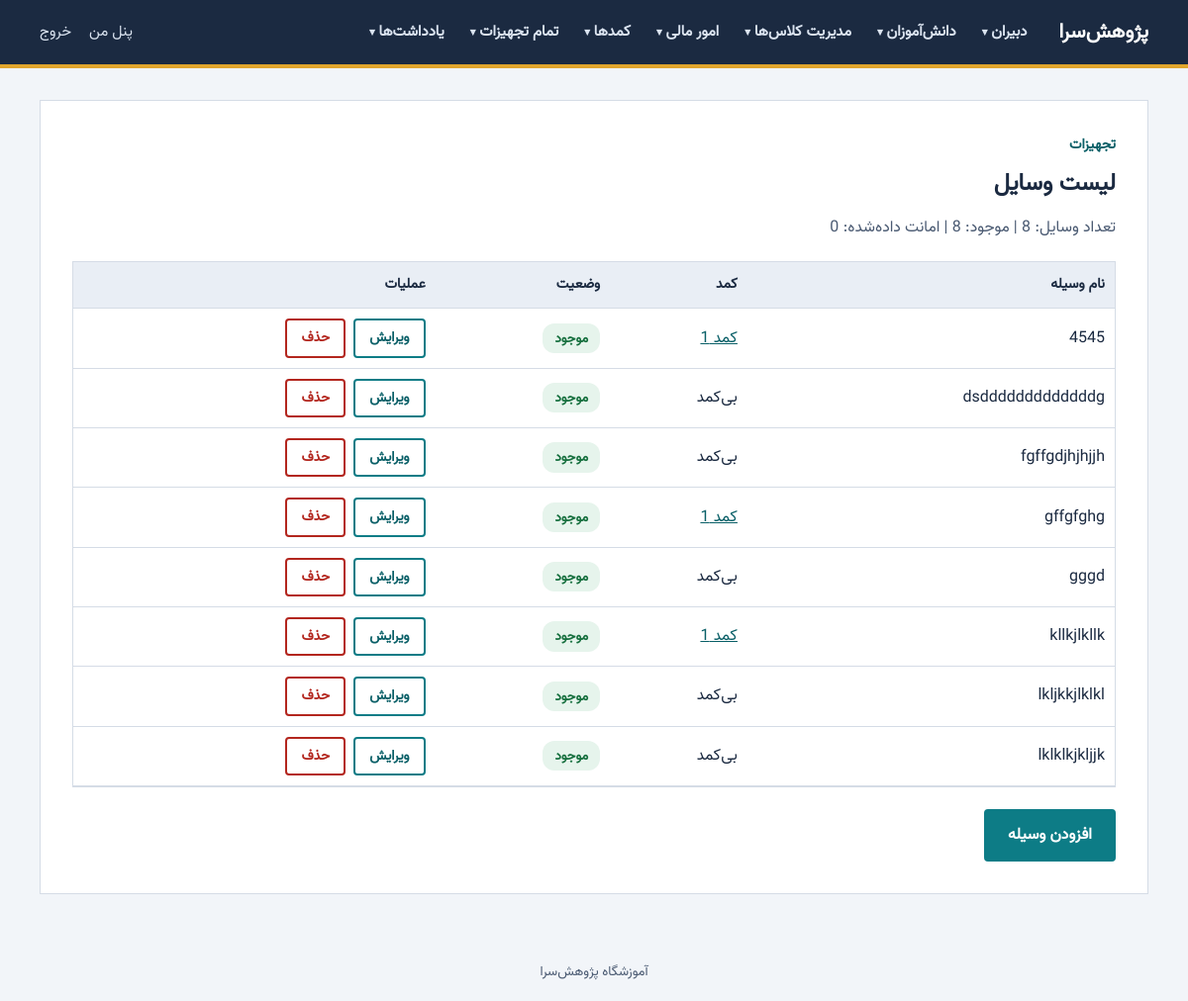
Screenshot of /admin/equipment/list (signed in) with the database file from the repository.
### models.py (models this page shows, shortened)
class List_of_items(db.Model):
    id = db.Column(db.Integer, primary_key=True)
    name_of_item = db.Column(db.Text)

### app.py (the view)
@app.route("/admin/equipment/list")
@login_required
@role_required("admin")
def items_list():
    loans = active_loans_by_item()
    items = [{"id": item.id, "name": item.name_of_item,
              "locker_id": locker.id if locker else None,
              "locker_number": locker.number_of_locker if locker else None,
              "loan": loan_info(loans.get(item.id))}
             for item, locker in items_with_lockers()]
    available = sum(1 for i in items if not i["loan"])
    return render_template("items_list.html", items=items, available=available)

### app.py (called while the page is built)
def login_required(view):
    @wraps(view)
    def wrapper(*args, **kwargs):
        if "user_id" not in session:
            flash("برای ادامه ابتدا وارد شوید.", "error")
            return redirect(url_for("login"))
        return view(*args, **kwargs)
    return wrapper

def role_required(*roles):
    def decorator(view):
        @wraps(view)
        def wrapper(*args, **kwargs):
            if session.get("role") not in roles:
                abort(403)
            return view(*args, **kwargs)
        return wrapper
    return decorator

def get_csrf_token():
    if "csrf" not in session:
        session["csrf"] = secrets.token_hex(32)
    return session["csrf"]

def site_url():
    return os.environ.get("SITE_URL", "").rstrip("/") or request.url_root.rstrip("/")

@app.context_processor
def inject_nav_menu():
    role = session.get("role")
    if role == "admin":
        menu, endpoint = ADMIN_MENU, "admin_page"
    elif role in USER_MENUS:
        menu, endpoint = USER_MENUS[role], "panel_page"
    else:
        return {"nav_menu": []}
    nav = []
    for sec in menu:
        if sec.get("link"):
            nav.append({"title": sec["title"], "href": url_for(sec["link"])})
        else:
            nav.append({
                "title": sec["title"],
                "items": [(url_for(endpoint, section=sec["key"], item=key), title)
                          for key, title in sec["items"]],
            })
    return {"nav_menu": nav}

@app.before_request
def csrf_protect():
    if request.method == "POST":
        sent = request.form.get("csrf_token", "")
        real = session.get("csrf", "")
        if not real or not hmac.compare_digest(sent, real):
            abort(400)

def gregorian_to_jalali(gy, gm, gd):
    gy2 = gy + 1 if gm > 2 else gy
    days = (355666 + 365 * gy + (gy2 + 3) // 4 - (gy2 + 99) // 100
            + (gy2 + 399) // 400 + gd + _G_DAYS_BEFORE_MONTH[gm - 1])
    jy = -1595 + 33 * (days // 12053)
    days %= 12053
    jy += 4 * (days // 1461)
    days %= 1461
    if days > 365:
        jy += (days - 1) // 365
        days = (days - 1) % 365
    if days < 186:
        jm, jd = 1 + days // 31, 1 + days % 31
    else:
        jm, jd = 7 + (days - 186) // 30, 1 + (days - 186) % 30
    return jy, jm, jd

def format_jalali(jy, jm, jd):
    return f"{jy:04d}/{jm:02d}/{jd:02d}"

def now_text():
    now = datetime.now(IRAN_TZ)
    return f"{format_jalali(*gregorian_to_jalali(now.year, now.month, now.day))} {now.hour:02d}:{now.minute:02d}"

### templates/items_list.html (shortened to what this page needs)
{% extends "base.html" %}
{% block content %}
<section class="card wide">
    <p class="crumb">تجهیزات</p>
    <h1>لیست وسایل</h1>
    <p class="lead">تعداد وسایل: {{ items|length }} | موجود: {{ available }} | امانت داده‌شده: {{ items|length - available }}</p>
    <div class="table-wrap">
        <table class="table wrap">
            <thead>
                <tr>
                    <th scope="col">نام وسیله</th>
                    <th scope="col">کمد</th>
                    <th scope="col">وضعیت</th>
                    <th scope="col">عملیات</th>
                </tr>
            </thead>
            <tbody>
                {% for item in items %}
                <tr>
                    <td>{{ item.name }}</td>
                    <td>
                        {% if item.locker_id %}
                            <a href="{{ url_for('locker_items', locker_id=item.locker_id) }}">کمد {{ item.locker_number }}</a>
                        {% else %}
                            بی‌کمد
                        {% endif %}
                    </td>
                    <td>
                        {% if item.loan %}
                            <span class="badge-loaned {% if item.loan.overdue %}is-overdue{% endif %}">امانت داده شده</span>
                            <small class="loan-detail">{{ item.loan.borrower }} — تا <span dir="ltr">{{ item.loan.due }}</span>{% if item.loan.overdue %} (مهلت تمام شده){% endif %}</small>
                        {% else %}
                            <span class="badge-ok">موجود</span>
                        {% endif %}
                    </td>
                    <td>
                        <div class="row-actions">
                            <a class="btn ghost small" href="{{ url_for('item_edit', item_id=item.id) }}">ویرایش</a>
                            <a class="btn danger small" href="{{ url_for('item_delete', item_id=item.id) }}">حذف</a>
                        </div>
                    </td>
                </tr>
                {% else %}
                <tr><td colspan="4" class="empty">هنوز وسیله‌ای ثبت نشده است.</td></tr>
                {% endfor %}
            </tbody>
        </table>
    </div>
    <div class="actions">
        <a class="btn primary" href="{{ url_for('item_add') }}">افزودن وسیله</a>
    </div>
</section>
{% endblock %}

### static/style/style.css (style rules this page uses)
* { margin: 0; padding: 0; box-sizing: border-box; font-family: 'Vazir', Tahoma, sans-serif; text-align: right; }
:root { --ink: #1b2a41; --ink-soft: #4a5a72; --paper: #f2f5f9; --surface: #ffffff; --line: #d5dce6; --teal: #0d7c86; --teal-dark: #095f67; --gold: #e0a52c; --danger: #b3261e; --danger-bg: #fbeaea; --ok: #17703f; --ok-bg: #e6f4ec; }
html, body { height: 100%; }
body { margin: 0; display: flex; flex-direction: column; min-height: 100vh; font-family: Vazirmatn, "IRANSans", Tahoma, "Segoe UI", sans-serif; font-size: 16px; line-height: 1.8; color: var(--ink); background: var(--paper); }
a { color: var(--teal-dark); }
.actions { display: flex; gap: 12px; flex-wrap: wrap; }
.btn { display: inline-block; padding: 10px 22px; border: 2px solid var(--teal); border-radius: 4px; font: inherit; font-weight: 600; text-align: center; text-decoration: none; cursor: pointer; }
.btn.primary { background: var(--teal); color: #fff; }
.btn.ghost { background: transparent; color: var(--teal-dark); }
.card { background: var(--surface); border: 1px solid var(--line); padding: 32px; }
.card h1 { margin: 0 0 8px; font-size: 1.5rem; }
.lead { color: var(--ink-soft); margin: 0 0 20px; }
.crumb { margin: 0 0 4px; color: var(--teal-dark); font-size: 0.9rem; font-weight: 600; }
.card.wide { max-width: none; }
.btn.small { padding: 5px 14px; font-size: 0.88rem; }
.table-wrap { overflow-x: auto; border: 1px solid var(--line); }
.table { width: 100%; border-collapse: collapse; background: var(--surface); }
.table th, .table td { padding: 11px 14px; border-bottom: 1px solid var(--line); white-space: nowrap; }
.table thead th { background: #e9eef5; font-size: 0.9rem; }
.btn.danger { border-color: var(--danger); color: var(--danger); background: transparent; }
.card > .actions { margin-top: 22px; }
.row-actions { display: flex; gap: 8px; }
.table a { color: var(--teal-dark); }
.table a.btn.ghost { color: var(--teal-dark); }
.table a.btn.danger { color: var(--danger); }
.table.wrap th, .table.wrap td { padding: 10px 10px; white-space: normal; }
.badge-ok, .badge-loaned { display: inline-block; padding: 3px 12px; border-radius: 12px; font-size: 0.85rem; font-weight: 600; }
.badge-ok { background: var(--ok-bg); color: var(--ok); }

### rows the page displays
List_of_items: name "4545", locker_number "1"
List_of_items: name "dsdddddddddddddg", shows "بی‌کمد"
List_of_items: name "fgffgdjhjhjjh", shows "بی‌کمد"
List_of_items: name "gffgfghg", locker_number "1"
List_of_items: name "gggd", shows "بی‌کمد"
List_of_items: name "kllkjlkllk", locker_number "1"
List_of_items: name "lkljkkjlklkl", shows "بی‌کمد"
List_of_items: name "lklklkjkljjk", shows "بی‌کمد"

### other values shown
{{ sec.title }} "دبیران" "دانش‌آموزان" "مدیریت کلاس‌ها" "امور مالی" "کمدها" "تمام تجهیزات" "یادداشت‌ها"
{{ items|length - available }} "0"
